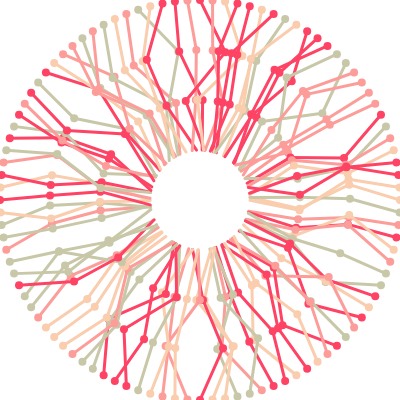
Frame 1 (no input)
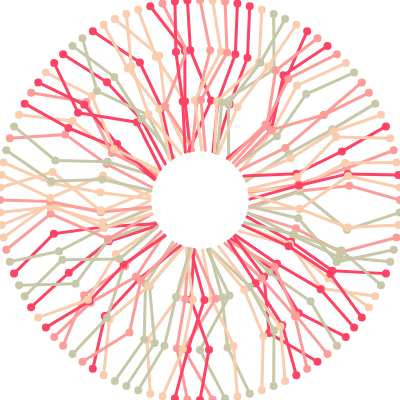
Frame 2 (the mouse pressed at the canvas centre, redrawn once)

The p5.js sketch that drew these frames (run headless with seeded random() and noise() and a simulated clock; the mouse was pressed at the canvas centre and the sketch redrawn once):

// p5.js sketch
// ── sketch.js
let n = 4;
let rand = 10;
let nc = 100;
let col = ['#FE4365', '#FC9D9A', '#F9CDAD', '#C8C8A9', '#FFFFFF']

function setup() {
    createCanvas(400, 400);
    noFill();
}

function draw() {
    background(col[4]);
    for (let i = 0; i < 360; i += 360 / nc) {
        stroke(col[int(random(4))]);
        let x = (1 + cos(radians(i))) * width / 2;
        let y = (1 + sin(radians(i))) * height / 2;
        lines(x, y, i, rand, n);
    }
	noLoop();
}

function lines(x, y, deg, rand, num) {
    let rad = radians(deg + random(-rand, rand));
    let toX = width / 2 * (1 + (num - 1) * cos(rad) / n);
    let toY = height / 2 * (1 + (num - 1) * sin(rad) / n);
    strokeWeight(3);
    line(x, y, toX, toY);
    strokeWeight(8);
    point(x, y);

    if (num > 2) {
        lines(toX, toY, deg, rand, num - 1);
    }
}
